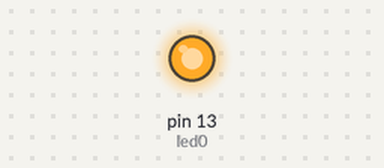
A sketch run on a simulated Arduino Uno, built with avr-gcc and run on an emulated ATmega328P. On the bench: output pins drawn as LEDs (lit = HIGH).

Above: at 0.01 s.
At 6.0 s:
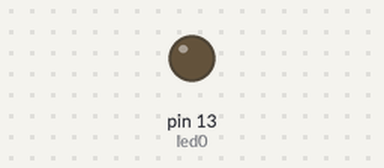
Timing chart, 0 to 7.5 s (numbered marks = the images above):
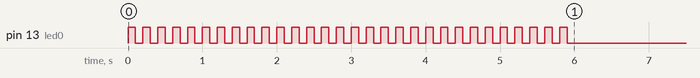

The sketch:

ex-7.ino
```cpp
/**********************************************************************************
**                                                                               **
**                               Math Is Fun                                     **
**                                                                               **
**    adam el aloua moujahad                               13/02/23              **
**********************************************************************************/
//********** Includes *************************************************************
//********** Variables ************************************************************
const byte led0 = 13;          // donar nom al pin 13 de l’Arduino

//********** Setup ****************************************************************
void setup()
{
  pinMode(led0, OUTPUT);     // definir el pin 13 com una sortida
  for(int i=0; i<30;i++)
  {
    digitalWrite(led0, HIGH);    // posar a 5V el pin 13
    delay(100);                  // es queden leds 500ms encesos
    digitalWrite(led0, LOW);     // posar a 0V el pin 13
    delay(100);                  // es queden leds 500ms apagats
  }
}

//********** Loop *****************************************************************
void loop()
{

}

//********** Funcions *************************************************************
```
